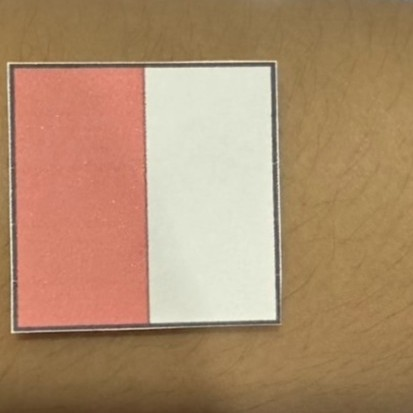
#> input picture 2.jpg, 413 x 413 px
$ python -i binary_HarmoMed_img.py   (imports and definitions only)
#> lines starting #> are read from the running program, lines starting #| are printed output that depends on the picture; after the words box and inside, x2 and y2 are one past the last pixel; in counts of white or black regions, pixels touching at a corner belong together
#> further down, picture is the input picture: shape (413, 413, 3); mean B, G, R 109.6, 141.4, 174.3
import cv2
import numpy as np
import matplotlib.pyplot as plt
import requests
import os
import time
from datetime import datetime
from skimage.exposure import match_histograms
from skimage.color import deltaE_ciede2000
from skimage.metrics import structural_similarity as ssim
from PIL import Image
import pandas as pd

# กำหนด path และสร้างโฟลเดอร์เก็บข้อมูล
csv_file = "result_HarmoMed/image_log.csv"
UPLOAD_FOLDER = 'result_HarmoMed/uploads/'
# [1 line not run here, left out]

# โหลดข้อมูลจาก CSV
# [43 lines left out: functions load_csv_data, add_new_row_to_csv, get_next_filename, save_uploaded_images, not called in this run]

DEBUG = True

# แสดง progress bar
# [7 lines left out: function progress_bar, not called in this run]

def log(*msg):
    if DEBUG:
        print(*msg)

# ตรวจจับวัตถุจากภาพ
# [56 lines left out: functions detection, color_transfer, not called in this run]

# เพิ่มความเข้มสีส้ม
def orange_region_boost(img, strength=1.2):
#> called with strength = 1.2
    hsv = cv2.cvtColor(img, cv2.COLOR_BGR2HSV)
#> hsv: shape (413, 413, 3); mean H, S, V 18.3, 100.6, 174.8

    lower_orange = np.array([5, 100, 100])
    upper_orange = np.array([20, 255, 255])

    mask = cv2.inRange(hsv, lower_orange, upper_orange)
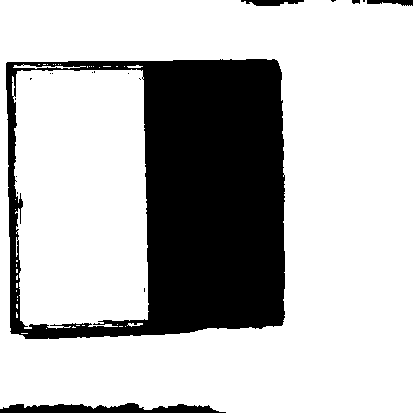
#> mask: shape (413, 413); 74.2% white; 18 black regions (13 under 20 px), largest, box (x1, y1, x2, y2) and area: (6, 59, 285, 339) 42031, (0, 403, 226, 413) 1523, (241, 0, 304, 6) 263, (367, 0, 413, 6) 188, (352, 0, 360, 4) 27

    hsv[:,:,1] = np.where(mask>0, hsv[:,:,1]*strength, hsv[:,:,1])
#> hsv: shape (413, 413, 3); mean H, S, V 18.3, 118.5, 174.8
    hsv[:,:,1] = np.clip(hsv[:,:,1], 0, 255)

    return cv2.cvtColor(hsv.astype(np.uint8), cv2.COLOR_HSV2BGR)
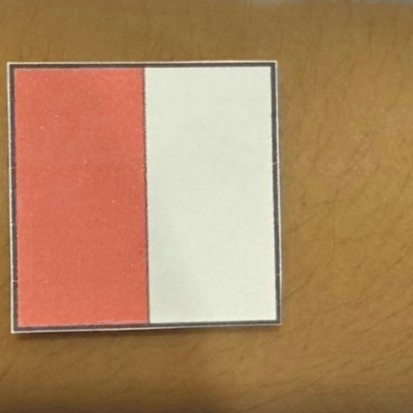
#> returned value: shape (413, 413, 3); mean B, G, R 97.6, 134.7, 174.3

# วิเคราะห์ความต่างสีและส้ม
# [42 lines left out: functions analyze_rgb_and_orange_shift, advanced_color_match, deltaE_cie2000, not called in this run]

# คำนวณ MSE
def compute_mse(img1, img2):
    return np.mean((img1.astype("float") - img2.astype("float")) ** 2)

# คำนวณ PSNR
# [218 lines left out: functions compute_psnr, compute_ssim, iterative_color_match, apply_color_to_full_image, processing_img, run_image_processing_pipeline, not called in this run]

>>> import cv2
>>> picture = cv2.imread('2.jpg')
>>> result = orange_region_boost(picture)

$ run again, on true_corrected_img_rgb1 copy.jpg
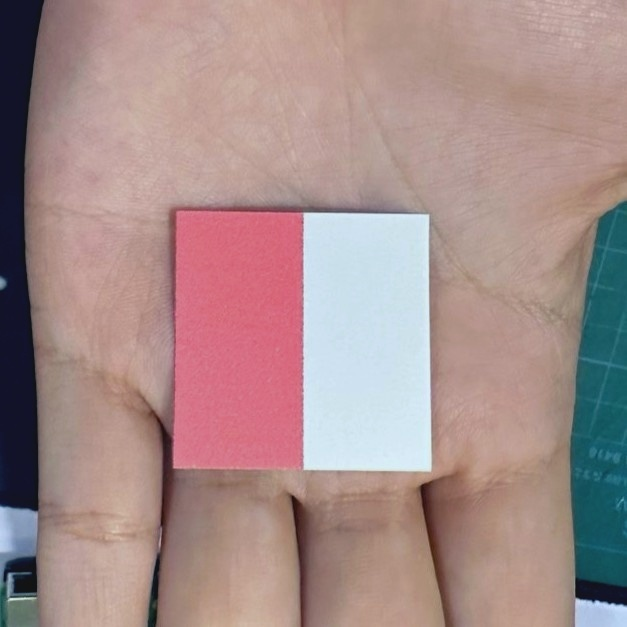
#> input picture true_corrected_img_rgb1 copy.jpg, 627 x 627 px
#> picture is the input picture: shape (627, 627, 3); mean B, G, R 139.2, 141.2, 166.3
#> in orange_region_boost, `mask = cv2.inRange(hsv, lower_orange, upper_orange)`:
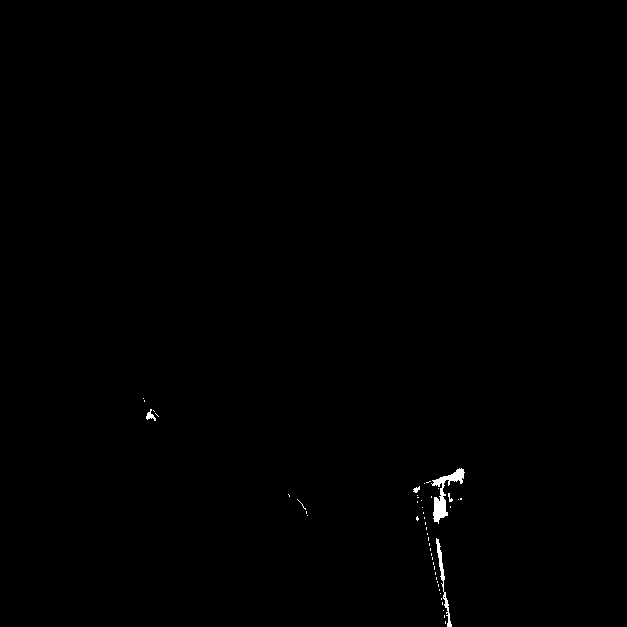
#> mask: shape (627, 627); 0.27% white; 49 white regions (44 under 20 px), largest, box (x1, y1, x2, y2) and area: (431, 468, 465, 524) 585, (436, 538, 452, 627) 267, (146, 409, 156, 421) 55, (413, 486, 420, 493) 28, (448, 493, 453, 502) 22
